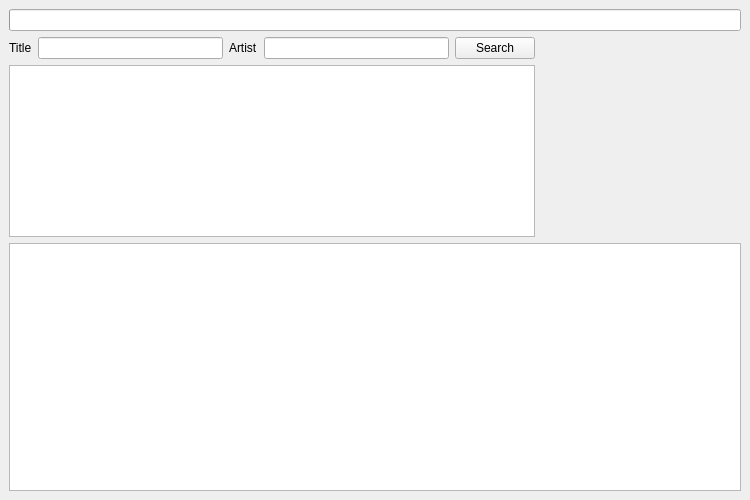
<?xml version="1.0" encoding="UTF-8"?>
<ui version="4.0">
 <class>SearchWindow</class>
 <widget class="QMainWindow" name="SearchWindow">
  <property name="geometry">
   <rect>
    <x>0</x>
    <y>0</y>
    <width>750</width>
    <height>500</height>
   </rect>
  </property>
  <property name="minimumSize">
   <size>
    <width>0</width>
    <height>0</height>
   </size>
  </property>
  <property name="windowTitle">
   <string>Search Lyrics</string>
  </property>
  <widget class="QWidget" name="centralwidget">
   <property name="minimumSize">
    <size>
     <width>0</width>
     <height>0</height>
    </size>
   </property>
   <layout class="QVBoxLayout" name="verticalLayout">
    <property name="leftMargin">
     <number>9</number>
    </property>
    <property name="rightMargin">
     <number>9</number>
    </property>
    <item>
     <widget class="QProgressBar" name="progressBar">
      <property name="value">
       <number>0</number>
      </property>
      <property name="textVisible">
       <bool>false</bool>
      </property>
     </widget>
    </item>
    <item>
     <widget class="QWidget" name="horizontalWidget" native="true">
      <property name="minimumSize">
       <size>
        <width>0</width>
        <height>200</height>
       </size>
      </property>
      <property name="maximumSize">
       <size>
        <width>16777215</width>
        <height>200</height>
       </size>
      </property>
      <layout class="QHBoxLayout" name="horizontalLayout_2">
       <property name="leftMargin">
        <number>0</number>
       </property>
       <property name="topMargin">
        <number>0</number>
       </property>
       <property name="rightMargin">
        <number>0</number>
       </property>
       <property name="bottomMargin">
        <number>0</number>
       </property>
       <item>
        <layout class="QVBoxLayout" name="verticalLayout_3">
         <item>
          <widget class="QWidget" name="horizontalWidget" native="true">
           <layout class="QHBoxLayout" name="horizontalLayout_4">
            <property name="leftMargin">
             <number>0</number>
            </property>
            <property name="topMargin">
             <number>0</number>
            </property>
            <property name="rightMargin">
             <number>0</number>
            </property>
            <property name="bottomMargin">
             <number>0</number>
            </property>
            <item>
             <widget class="QLabel" name="titleLabel">
              <property name="text">
               <string>Title</string>
              </property>
             </widget>
            </item>
            <item>
             <widget class="QLineEdit" name="titleEdit"/>
            </item>
            <item>
             <widget class="QLabel" name="artistLabel">
              <property name="text">
               <string>Artist</string>
              </property>
             </widget>
            </item>
            <item>
             <widget class="QLineEdit" name="artistEdit"/>
            </item>
            <item>
             <widget class="QPushButton" name="searchButton">
              <property name="text">
               <string>Search</string>
              </property>
             </widget>
            </item>
           </layout>
          </widget>
         </item>
         <item>
          <widget class="QTableWidget" name="tableWidget"/>
         </item>
        </layout>
       </item>
       <item>
        <widget class="QLabel" name="coverImageLabel">
         <property name="minimumSize">
          <size>
           <width>200</width>
           <height>200</height>
          </size>
         </property>
         <property name="maximumSize">
          <size>
           <width>200</width>
           <height>200</height>
          </size>
         </property>
         <property name="text">
          <string/>
         </property>
        </widget>
       </item>
      </layout>
     </widget>
    </item>
    <item>
     <layout class="QHBoxLayout" name="horizontalLayout_3">
      <item>
       <widget class="QTextEdit" name="lyricText">
        <property name="readOnly">
         <bool>true</bool>
        </property>
       </widget>
      </item>
     </layout>
    </item>
   </layout>
  </widget>
 </widget>
 <resources/>
 <connections/>
</ui>
